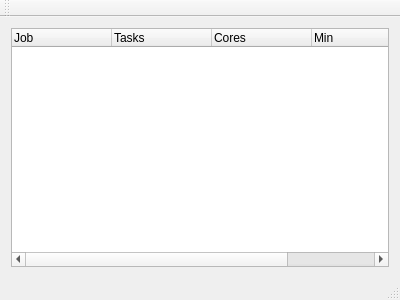
<?xml version="1.0" encoding="UTF-8"?>
<ui version="4.0">
 <class>MainWindow</class>
 <widget class="QMainWindow" name="MainWindow">
  <property name="geometry">
   <rect>
    <x>0</x>
    <y>0</y>
    <width>400</width>
    <height>300</height>
   </rect>
  </property>
  <property name="windowTitle">
   <string>MainWindow</string>
  </property>
  <widget class="QWidget" name="centralWidget">
   <layout class="QVBoxLayout" name="verticalLayout_2">
    <item>
     <layout class="QVBoxLayout" name="verticalLayout">
      <item>
       <widget class="QTreeWidget" name="treeWidget">
        <column>
         <property name="text">
          <string>Job</string>
         </property>
        </column>
        <column>
         <property name="text">
          <string>Tasks</string>
         </property>
        </column>
        <column>
         <property name="text">
          <string>Cores</string>
         </property>
        </column>
        <column>
         <property name="text">
          <string>Min</string>
         </property>
        </column>
        <column>
         <property name="text">
          <string>Max</string>
         </property>
        </column>
       </widget>
      </item>
     </layout>
    </item>
   </layout>
  </widget>
  <widget class="QMenuBar" name="menuBar">
   <property name="geometry">
    <rect>
     <x>0</x>
     <y>0</y>
     <width>400</width>
     <height>22</height>
    </rect>
   </property>
  </widget>
  <widget class="QToolBar" name="mainToolBar">
   <attribute name="toolBarArea">
    <enum>TopToolBarArea</enum>
   </attribute>
   <attribute name="toolBarBreak">
    <bool>false</bool>
   </attribute>
  </widget>
  <widget class="QStatusBar" name="statusBar"/>
 </widget>
 <layoutdefault spacing="6" margin="11"/>
 <resources/>
 <connections/>
</ui>
